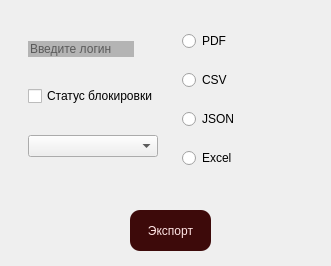
<?xml version="1.0" encoding="UTF-8"?>
<ui version="4.0">
 <class>Dialog</class>
 <widget class="QDialog" name="Dialog">
  <property name="geometry">
   <rect>
    <x>0</x>
    <y>0</y>
    <width>331</width>
    <height>266</height>
   </rect>
  </property>
  <property name="windowTitle">
   <string>Dialog</string>
  </property>
  <property name="styleSheet">
   <string notr="true">background: qlineargradient(
    x1: 0, y1: 0, x2: 0, y2: 1,
    stop: 0.09 #6E0204,
    stop: 0.87 #9B5D61
);</string>
  </property>
  <widget class="QPushButton" name="pushButton_2">
   <property name="geometry">
    <rect>
     <x>130</x>
     <y>210</y>
     <width>81</width>
     <height>41</height>
    </rect>
   </property>
   <property name="cursor">
    <cursorShape>PointingHandCursor</cursorShape>
   </property>
   <property name="styleSheet">
    <string notr="true">border-radius: 10px;
background-color: #3D0A0A;
padding: 5px;
color: #FFE5E5;</string>
   </property>
   <property name="text">
    <string>Экспорт</string>
   </property>
  </widget>
  <widget class="QFrame" name="">
   <property name="geometry">
    <rect>
     <x>10</x>
     <y>0</y>
     <width>311</width>
     <height>201</height>
    </rect>
   </property>
   <property name="styleSheet">
    <string notr="true">background-color: none;</string>
   </property>
   <layout class="QHBoxLayout" name="horizontalLayout">
    <item>
     <widget class="QFrame" name="">
      <property name="styleSheet">
       <string notr="true">background-color: none;</string>
      </property>
      <layout class="QVBoxLayout" name="verticalLayout">
       <item>
        <widget class="QLineEdit" name="lineEdit">
         <property name="sizePolicy">
          <sizepolicy hsizetype="Fixed" vsizetype="Fixed">
           <horstretch>0</horstretch>
           <verstretch>0</verstretch>
          </sizepolicy>
         </property>
         <property name="styleSheet">
          <string notr="true">background-color: rgba(0, 0, 0, 0.25);
border-radius: 20px;</string>
         </property>
         <property name="placeholderText">
          <string>Введите логин</string>
         </property>
        </widget>
       </item>
       <item>
        <widget class="QCheckBox" name="checkBox_2">
         <property name="styleSheet">
          <string notr="true">background-color: none;</string>
         </property>
         <property name="text">
          <string>Статус блокировки</string>
         </property>
        </widget>
       </item>
       <item>
        <widget class="QComboBox" name="comboBox">
         <property name="placeholderText">
          <string>Выберите роль</string>
         </property>
        </widget>
       </item>
      </layout>
     </widget>
    </item>
    <item>
     <widget class="QFrame" name="">
      <property name="styleSheet">
       <string notr="true">background-color: none;</string>
      </property>
      <layout class="QVBoxLayout" name="verticalLayout_2">
       <item>
        <widget class="QRadioButton" name="radioButton_4">
         <property name="styleSheet">
          <string notr="true">background-color: none;</string>
         </property>
         <property name="text">
          <string>PDF</string>
         </property>
        </widget>
       </item>
       <item>
        <widget class="QRadioButton" name="radioButton">
         <property name="styleSheet">
          <string notr="true">background-color: none;</string>
         </property>
         <property name="text">
          <string>CSV</string>
         </property>
        </widget>
       </item>
       <item>
        <widget class="QRadioButton" name="radioButton_3">
         <property name="styleSheet">
          <string notr="true">background-color: none;</string>
         </property>
         <property name="text">
          <string>JSON</string>
         </property>
        </widget>
       </item>
       <item>
        <widget class="QRadioButton" name="radioButton_2">
         <property name="styleSheet">
          <string notr="true">background-color: none;</string>
         </property>
         <property name="text">
          <string>Excel</string>
         </property>
        </widget>
       </item>
      </layout>
     </widget>
    </item>
   </layout>
  </widget>
 </widget>
 <resources/>
 <connections/>
</ui>
